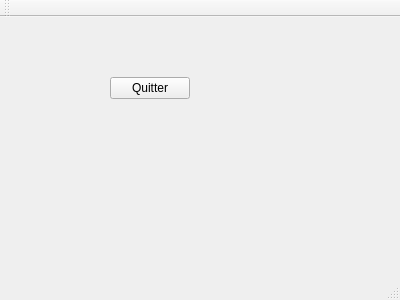
<?xml version="1.0" encoding="UTF-8"?>
<ui version="4.0">
 <class>MainWindow</class>
 <widget class="QMainWindow" name="MainWindow">
  <property name="geometry">
   <rect>
    <x>0</x>
    <y>0</y>
    <width>400</width>
    <height>300</height>
   </rect>
  </property>
  <property name="windowTitle">
   <string>MainWindow</string>
  </property>
  <widget class="QWidget" name="centralWidget">
   <widget class="QPushButton" name="pushButton">
    <property name="geometry">
     <rect>
      <x>110</x>
      <y>60</y>
      <width>80</width>
      <height>22</height>
     </rect>
    </property>
    <property name="text">
     <string>Quitter</string>
    </property>
   </widget>
  </widget>
  <widget class="QMenuBar" name="menuBar">
   <property name="geometry">
    <rect>
     <x>0</x>
     <y>0</y>
     <width>400</width>
     <height>19</height>
    </rect>
   </property>
  </widget>
  <widget class="QToolBar" name="mainToolBar">
   <attribute name="toolBarArea">
    <enum>TopToolBarArea</enum>
   </attribute>
   <attribute name="toolBarBreak">
    <bool>false</bool>
   </attribute>
  </widget>
  <widget class="QStatusBar" name="statusBar"/>
 </widget>
 <layoutdefault spacing="6" margin="11"/>
 <resources/>
 <connections>
  <connection>
   <sender>pushButton</sender>
   <signal>clicked()</signal>
   <receiver>MainWindow</receiver>
   <slot>close()</slot>
   <hints>
    <hint type="sourcelabel">
     <x>177</x>
     <y>106</y>
    </hint>
    <hint type="destinationlabel">
     <x>296</x>
     <y>115</y>
    </hint>
   </hints>
  </connection>
 </connections>
</ui>
